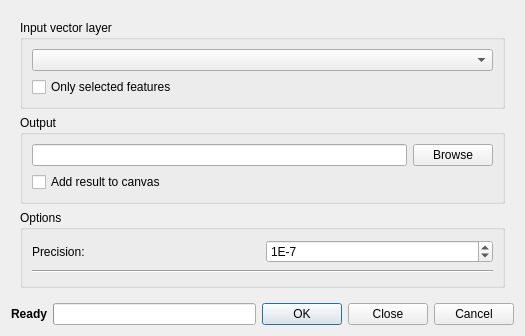
<?xml version="1.0" encoding="UTF-8"?>
<ui version="4.0">
 <class>GeoprocessingToolDialog</class>
 <widget class="QDialog" name="GeoprocessingToolDialog">
  <property name="geometry">
   <rect>
    <x>0</x>
    <y>0</y>
    <width>525</width>
    <height>336</height>
   </rect>
  </property>
  <property name="windowTitle">
   <string>Dialog</string>
  </property>
  <layout class="QGridLayout" name="gridLayout">
   <item row="1" column="0">
    <widget class="QLabel" name="label_status">
     <property name="text">
      <string>&lt;b&gt;Ready&lt;/b&gt;</string>
     </property>
    </widget>
   </item>
   <item row="1" column="1">
    <widget class="QProgressBar" name="progressBar"/>
   </item>
   <item row="1" column="2">
    <widget class="QDialogButtonBox" name="buttonBox">
     <property name="orientation">
      <enum>Qt::Horizontal</enum>
     </property>
     <property name="standardButtons">
      <set>QDialogButtonBox::Cancel|QDialogButtonBox::Close|QDialogButtonBox::Ok</set>
     </property>
    </widget>
   </item>
   <item row="0" column="0" colspan="3">
    <widget class="QWidget" name="widget_inputs" native="true">
     <layout class="QVBoxLayout" name="layout_input">
      <item>
       <widget class="QGroupBox" name="groupBox_inputLayer">
        <property name="title">
         <string>Input vector layer</string>
        </property>
        <layout class="QVBoxLayout" name="verticalLayout">
         <item>
          <widget class="QComboBox" name="comboBox_inputLayer"/>
         </item>
         <item>
          <widget class="QCheckBox" name="checkBox_inputLayerSelected">
           <property name="text">
            <string>Only selected features</string>
           </property>
          </widget>
         </item>
        </layout>
       </widget>
      </item>
      <item>
       <widget class="QGroupBox" name="groupBox_output">
        <property name="title">
         <string>Output</string>
        </property>
        <layout class="QGridLayout" name="gridLayout_2">
         <item row="1" column="0" colspan="2">
          <widget class="QCheckBox" name="checkBox_addOutput">
           <property name="text">
            <string>Add result to canvas</string>
           </property>
          </widget>
         </item>
         <item row="0" column="0">
          <widget class="QLineEdit" name="lineEdit_outputFileName">
           <property name="readOnly">
            <bool>true</bool>
           </property>
          </widget>
         </item>
         <item row="0" column="1">
          <widget class="QPushButton" name="pushButton_selectOutput">
           <property name="text">
            <string>Browse</string>
           </property>
          </widget>
         </item>
        </layout>
       </widget>
      </item>
      <item>
       <widget class="QGroupBox" name="groupBox_options">
        <property name="title">
         <string>Options</string>
        </property>
        <layout class="QGridLayout" name="gridLayout_4">
         <item row="0" column="1">
          <widget class="QSpinBox" name="spinBox_precision">
           <property name="prefix">
            <string>1E-</string>
           </property>
           <property name="minimum">
            <number>3</number>
           </property>
           <property name="maximum">
            <number>16</number>
           </property>
           <property name="value">
            <number>7</number>
           </property>
          </widget>
         </item>
         <item row="0" column="0">
          <widget class="QLabel" name="label_precision">
           <property name="text">
            <string>Precision:</string>
           </property>
          </widget>
         </item>
         <item row="1" column="0" colspan="2">
          <widget class="Line" name="line">
           <property name="orientation">
            <enum>Qt::Horizontal</enum>
           </property>
          </widget>
         </item>
        </layout>
       </widget>
      </item>
     </layout>
    </widget>
   </item>
  </layout>
 </widget>
 <resources/>
 <connections>
  <connection>
   <sender>buttonBox</sender>
   <signal>rejected()</signal>
   <receiver>GeoprocessingToolDialog</receiver>
   <slot>reject()</slot>
   <hints>
    <hint type="sourcelabel">
     <x>316</x>
     <y>260</y>
    </hint>
    <hint type="destinationlabel">
     <x>286</x>
     <y>274</y>
    </hint>
   </hints>
  </connection>
  <connection>
   <sender>buttonBox</sender>
   <signal>accepted()</signal>
   <receiver>GeoprocessingToolDialog</receiver>
   <slot>accept()</slot>
   <hints>
    <hint type="sourcelabel">
     <x>248</x>
     <y>254</y>
    </hint>
    <hint type="destinationlabel">
     <x>157</x>
     <y>274</y>
    </hint>
   </hints>
  </connection>
 </connections>
</ui>
